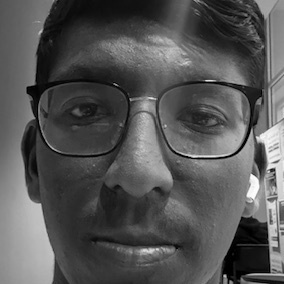
#> input picture src/known_faces/Ankith_0.jpg, 284 x 284 px, given in place of the camera
$ python face_database_system.py
#> lines starting #> are read from the running program, lines starting #| are printed output that depends on the picture
import argparse
import cv2
import numpy as np
import os
import time
import logging
import pickle
import json
from typing import Tuple, List, Optional, Dict

# Set up logging
logging.basicConfig(level=logging.INFO)
logger = logging.getLogger(__name__)

class FaceDatabaseSystem:
    def __init__(self, known_faces_dir: str = "known_faces"):
        """
        Initialize the face database system for manual face identification.

        Args:
            known_faces_dir: Directory containing known faces database
        """
#> called with known_faces_dir = 'known_faces'
        self.known_faces_dir = known_faces_dir
        self.known_faces = {}
        self.face_cascade = None

        # Try to load Haar Cascade
        cascade_paths = [
            cv2.data.haarcascades + 'haarcascade_frontalface_default.xml'
        ]

        for path in cascade_paths:
            if os.path.exists(path):
                self.face_cascade = cv2.CascadeClassifier(path)
                if not self.face_cascade.empty():
                    logger.info(f"Loaded Haar Cascade from: {path}")
                    break

        if self.face_cascade is None or self.face_cascade.empty():
            error_msg = "Could not load Haar Cascade file. Make sure OpenCV is properly installed."
            logger.error(error_msg)
            raise FileNotFoundError(error_msg)

        # Create known faces directory if it doesn't exist
        os.makedirs(known_faces_dir, exist_ok=True)

        # Load known faces database
        self.load_known_faces()

    def load_known_faces(self):
        """Load known faces from the database directory."""
        if not os.path.exists(self.known_faces_dir):
            logger.info(f"Creating known faces directory: {self.known_faces_dir}")
            return

        # Load the known faces metadata
        metadata_file = os.path.join(self.known_faces_dir, "faces_metadata.json")
        if os.path.exists(metadata_file):
            try:
                with open(metadata_file, 'r') as f:
                    self.known_faces = json.load(f)
                logger.info(f"Loaded {len(self.known_faces)} known faces from database")
            except Exception as e:
                logger.error(f"Error loading faces metadata: {e}")

    # [78 lines left out: functions save_known_faces, add_face_from_image, not called in this run]

    def identify_faces(self, image: np.ndarray) -> List[Tuple[str, str, float, Tuple[int, int, int, int]]]:
        """
        Identify faces in the input image by comparing with known faces.

        Args:
            image: Input image in BGR format

        Returns:
            List of (name, face_id, similarity_score, (x, y, w, h)) tuples for each detected face
        """
        try:
            gray = cv2.cvtColor(image, cv2.COLOR_BGR2GRAY)

            # Detect faces
            faces = self.face_cascade.detectMultiScale(
                gray,
                scaleFactor=1.1,
                minNeighbors=5,
                minSize=(30, 30)
            )

            identifications = []

            for (x, y, w, h) in faces:
                face_roi = gray[y:y+h, x:x+w]

                # Simple similarity comparison with known faces
                best_match = None
                best_score = 0.0
                best_face_id = None

                for face_id, metadata in self.known_faces.items():
                    known_face_path = metadata['image_path']

                    if os.path.exists(known_face_path):
                        known_face = cv2.imread(known_face_path, cv2.IMREAD_GRAYSCALE)

                        if known_face is not None and known_face.shape[0] > 0 and known_face.shape[1] > 0:
                            # Resize faces to same size for comparison
                            try:
                                resized_current = cv2.resize(face_roi, (known_face.shape[1], known_face.shape[0]))

                                # Simple similarity using histogram comparison (more reliable)
                                hist_current = cv2.calcHist([resized_current], [0], None, [256], [0, 256])
                                hist_known = cv2.calcHist([known_face], [0], None, [256], [0, 256])
                                similarity = cv2.compareHist(hist_current, hist_known, cv2.HISTCMP_CORREL)

                                if similarity > best_score and similarity > 0.4:  # Reasonable threshold
                                    best_score = similarity
                                    best_match = metadata['name']
                                    best_face_id = face_id

                            except Exception as e:
                                logger.debug(f"Error comparing faces: {e}")
                                continue

                if best_match:
                    identifications.append((best_match, best_face_id, best_score, (x, y, w, h)))
                else:
                    identifications.append(("Unknown", "unknown", 0.0, (x, y, w, h)))

            return identifications

        except Exception as e:
            logger.error(f"Error in face identification: {e}")
            return []

def draw_detections_with_identification(
    image: np.ndarray,
    identifications: List[Tuple[str, str, float]]
) -> np.ndarray:
    """
    Draw bounding boxes with identification results on the image.

    Args:
        image: Input image in BGR format
        identifications: List of (name, face_id, similarity_score) tuples

    Returns:
        Image with drawn detections and identification labels
    """
    output = image.copy()

    # Detect faces for drawing bounding boxes
    gray = cv2.cvtColor(image, cv2.COLOR_BGR2GRAY)
    face_cascade = cv2.CascadeClassifier(cv2.data.haarcascades + 'haarcascade_frontalface_default.xml')
    faces = face_cascade.detectMultiScale(
        gray,
        scaleFactor=1.1,
        minNeighbors=5,
        minSize=(30, 30)
    )

    for i, ((x, y, w, h), (name, face_id, score)) in enumerate(zip(faces, identifications)):
        # Choose color based on identification result
        if name == "Unknown":
            color = (0, 0, 255)  # Red for unknown
            label = "Unknown"
        else:
            color = (0, 255, 0)  # Green for known
            label = f"{name} ({score:.2f})"

        # Draw rectangle
        cv2.rectangle(output, (x, y), (x + w, y + h), color, 2)

        # Draw label
        text_y = y - 10 if y > 20 else y + 20
        cv2.putText(output, label, (x, text_y),
                   cv2.FONT_HERSHEY_SIMPLEX, 0.7, color, 2)

    return output

def get_builtin_camera_index():
    """
    Try to find a working camera index on Windows.
    Returns the index of the first working camera, or 0 if not found.
    """
    # On Windows, try the most common camera indices
    for i in range(3):  # Check first 3 indices (0, 1, 2)
        cap = cv2.VideoCapture(i)
        if cap.isOpened():
            ret, frame = cap.read()
#> frame is the input picture: shape (284, 284, 3); min 0, max 255, mean 85.1
            if ret:
                print(f"Successfully opened camera at index {i}")
                cap.release()
                return i
            cap.release()

    print("Warning: Could not find any working camera, trying index 0")
    return 0

def main():
    # Parse command line arguments
    parser = argparse.ArgumentParser(description='Face Database System')
    parser.add_argument('--known-faces-dir', type=str, default='known_faces',
                      help='Directory containing known faces database')
    parser.add_argument('--add-face', type=str, nargs=2, metavar=('IMAGE_PATH', 'NAME'),
                      help='Add a face image to the database')
    args = parser.parse_args()

    # Initialize face database system
    try:
        database_system = FaceDatabaseSystem(known_faces_dir=args.known_faces_dir)
        logger.info("Face database system initialized successfully")

    except Exception as e:
        logger.error(f"Error initializing face database system: {e}", exc_info=True)
        return

    # Handle adding a face if requested
    if args.add_face:
        image_path, name = args.add_face
        if os.path.exists(image_path):
            success = database_system.add_face_from_image(image_path, name)
            if success:
                print(f"Successfully added {name} to the database!")
            else:
                print(f"Failed to add {name} to the database.")
        else:
            print(f"Image file not found: {image_path}")
        return

    # Initialize camera
    print("Initializing camera...")
    camera_index = get_builtin_camera_index()
    cap = cv2.VideoCapture(camera_index)

    # Set camera properties
    cap.set(cv2.CAP_PROP_FRAME_WIDTH, 1280)
    cap.set(cv2.CAP_PROP_FRAME_HEIGHT, 720)
    cap.set(cv2.CAP_PROP_FPS, 30)

    # Verify the camera opened successfully
    if not cap.isOpened():
        print("Error: Could not open the camera.")
        print("Please check the following:")
        print("1. No other application is using the camera")
        print("2. Camera permissions are granted in Windows Settings > Privacy & security > Camera")
        print("3. The camera is not physically blocked or disconnected")
        print("4. Try running the application as administrator")
        return

    # Test frame capture
    ret, test_frame = cap.read()
    if not ret:
        print("Error: Could not capture a test frame from the camera.")
        cap.release()
        return

    print(f"Camera initialized successfully. Frame size: {test_frame.shape[1]}x{test_frame.shape[0]}")
#| Camera initialized successfully. Frame size: 284x284
    print("Press 'q' to quit")
    print(f"Known faces in database: {len(database_system.known_faces)}")

    while True:
        ret, frame = cap.read()
        if not ret:
            print("Failed to capture frame")
            break

        # Flip the frame horizontally for a more intuitive selfie view
        frame = cv2.flip(frame, 1)
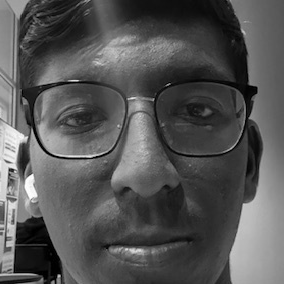
#> frame: shape (284, 284, 3); min 0, max 255, mean 85.1

        try:
            # Identify faces
            identifications = database_system.identify_faces(frame)
#> in identify_faces, `faces = self.face_cascade.detectMultiScale( gray, scaleFactor=1.1, min..`: faces = ()
#> identifications = []

            # Draw detections with identification results
            output = draw_detections_with_identification(frame, identifications)
#> in draw_detections_with_identification, `faces = face_cascade.detectMultiScale( gray, scaleFactor=1.1, minNeigh..`: faces = ()

        except Exception as e:
            logger.error(f"Error in face identification: {e}")
            output = frame

        # Show result
        cv2.imshow('Face Database System', output)

        # Handle key presses
        key = cv2.waitKey(1) & 0xFF
#> (key q is pressed here)
        if key == ord('q'):
            break

    # Clean up
    cap.release()
    cv2.destroyAllWindows()

if __name__ == "__main__":
    main()
